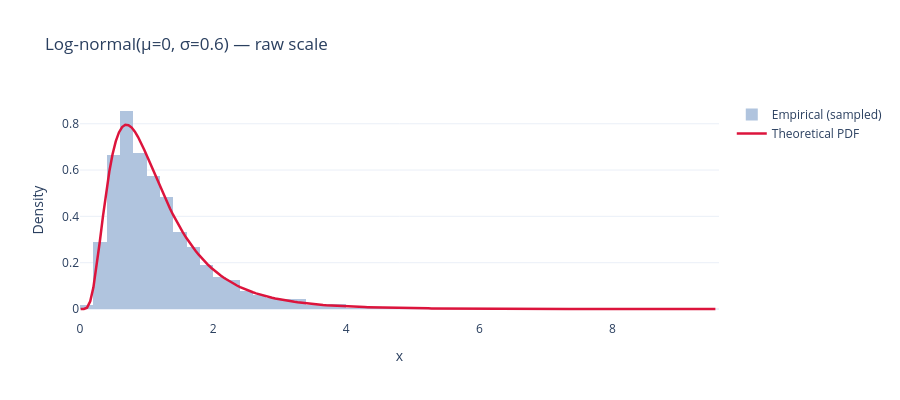

Notebook code for this chart:
### Markdown cell above
### §3.2 Log-normal — Normal in log-space

**Definition**: if `log(X)` is Normal, then `X` is Log-normal. Strictly positive, right-skewed.

**When you see it**: anything produced by *multiplying* lots of small random factors:
- Income, wealth
- City populations
- File sizes
- Stock prices, returns over long horizons
- Reaction times
- Time spent on a webpage

**ML connection** → **log-transform skewed positive features** before modeling. This is one of the most common feature-engineering moves. Then linear models, neural nets, and tree-based models all behave better.

**Real example**: restaurant tips, house prices, customer lifetime value.

### Code cell
# Generate log-normal data
mu_log, sigma_log = 0, 0.6
samples = np.random.lognormal(mu_log, sigma_log, size=5000)

x = np.linspace(0.01, samples.max(), 200)
pdf = stats.lognorm.pdf(x, s=sigma_log, scale=np.exp(mu_log))

fig = plot_continuous(samples, x, pdf, f'Log-normal(μ={mu_log}, σ={sigma_log}) — raw scale')
fig.show()

### Figure 1 — Plotly figure (JSON) as saved in the notebook; plotly's stock layout.template omitted (floating-point values rounded to 4 significant figures; data arrays with more than 128 entries replaced by an {"elided": "..."} marker saying what was removed)
{"data": [{"histnorm": "probability density", "marker": {"color": "lightsteelblue"}, "name": "Empirical (sampled)", "nbinsx": 50, "type": "histogram", "x": {"elided": "5000 float values"}}, {"line": {"color": "crimson", "width": 2.5}, "mode": "lines", "name": "Theoretical PDF", "type": "scatter", "x": {"elided": "200 float values"}, "y": {"elided": "200 float values"}}], "layout": {"height": 400, "title": {"text": "Log-normal(μ=0, σ=0.6) — raw scale"}, "xaxis": {"title": {"text": "x"}}, "yaxis": {"title": {"text": "Density"}}}}
